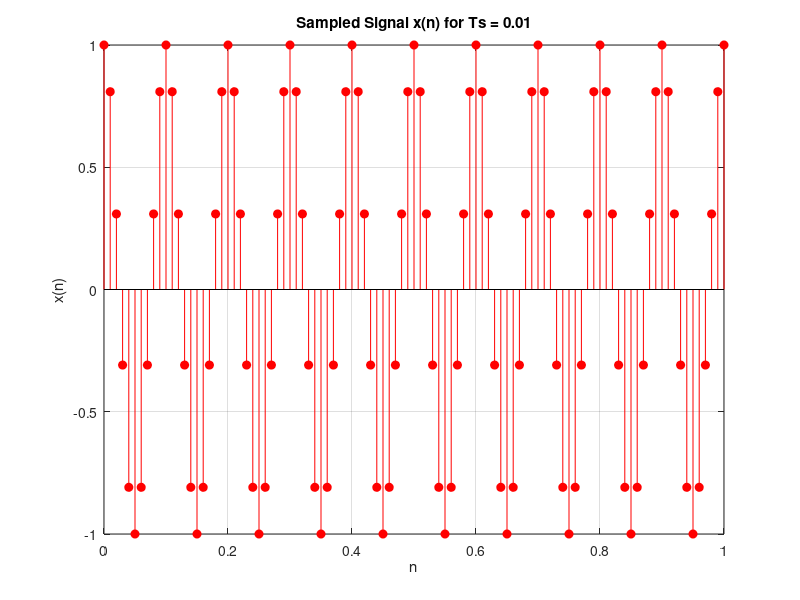
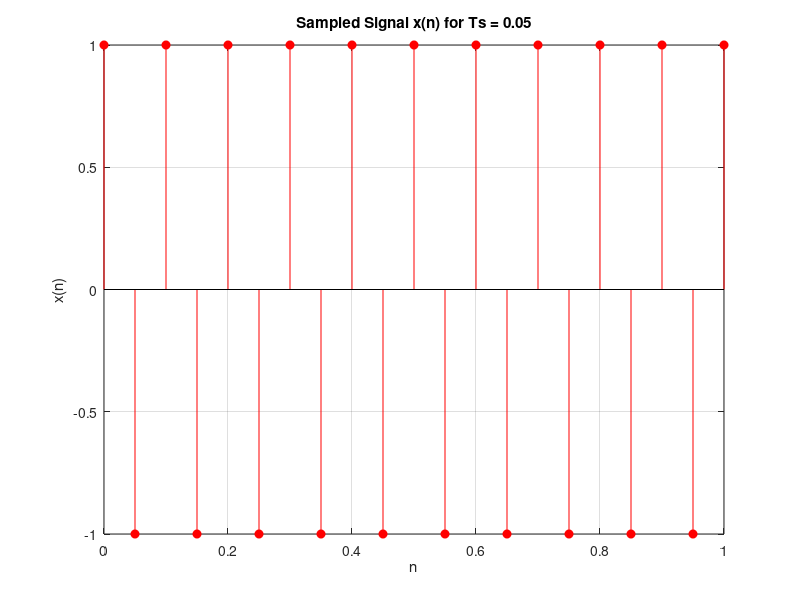
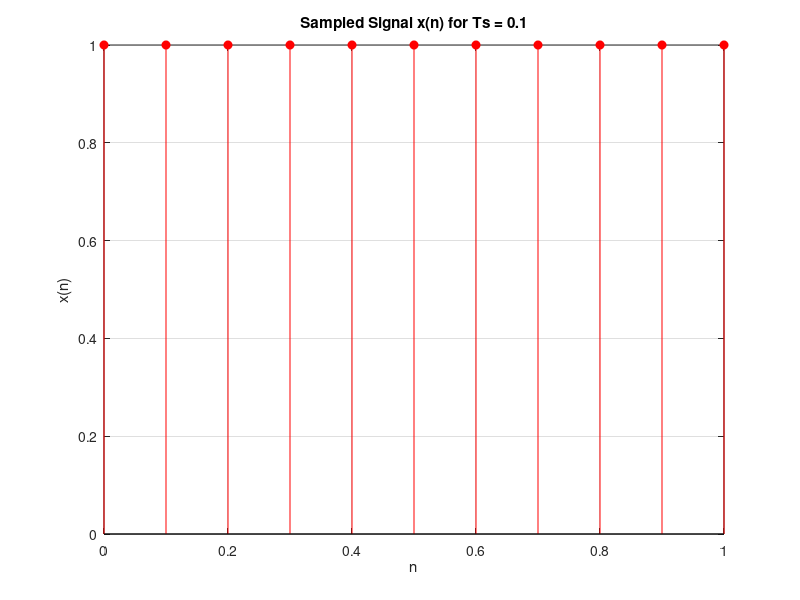

Recreate these plots in MATLAB, in order.
% continuous signal parameters
t = 0:0.001:1; % Time vector with high resolution
xa = cos(20 * pi * t); % Analog signal

% sampling intervals (Ts values)
Ts_values = [0.01, 0.05, 0.1];

% cell array to store the sampled signals
sampled_signals = cell(length(Ts_values), 1);

% Sample the signal for each Ts
for i = 1:length(Ts_values)
    Ts = Ts_values(i); % Current sampling interval
    
    % Sample the signal at discrete time points
    n = 0:Ts:1;
    xn = cos(20 * pi * n); % Sampled signal
    
    % Store the sampled signal in the cell array
    sampled_signals{i} = xn;
    
    % Plot the sampled signal
    figure;
    stem(n, xn, 'r', 'MarkerFaceColor', 'r');
    title(['Sampled Signal x(n) for Ts = ' num2str(Ts)]);
    xlabel('n');
    ylabel('x(n)');
    grid on;
end